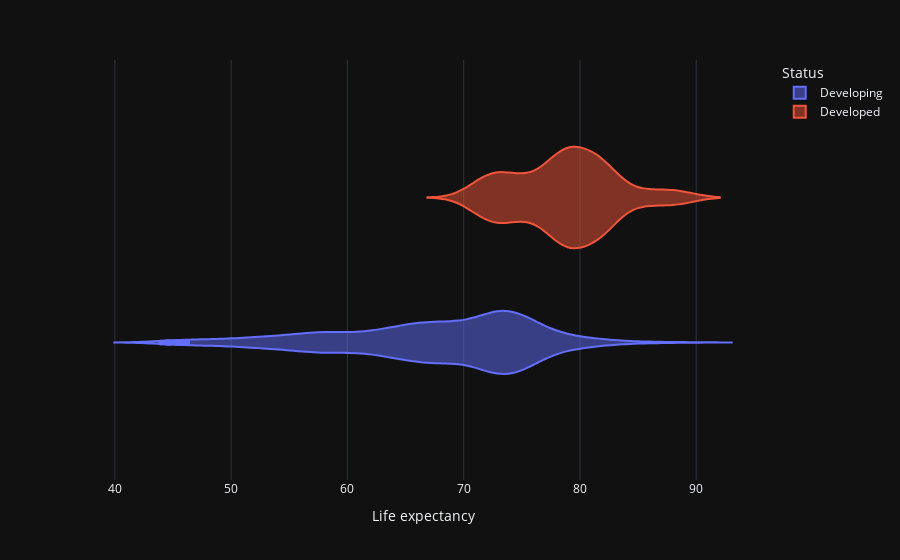

The code cell stored with this chart in its notebook:
### Markdown cell above
this shows that the average life expectancy is between 70 to 80 years

### Code cell
fig=px.violin(df,x='Life expectancy ',color='Status',template='plotly_dark')
fig.show()

### Figure 1 — Plotly figure (JSON) as saved in the notebook; plotly's stock layout.template omitted (floating-point values rounded to 4 significant figures; data arrays with more than 128 entries replaced by an {"elided": "..."} marker saying what was removed)
{"data": [{"alignmentgroup": "True", "box": {"visible": false}, "hovertemplate": "Status=Developing<br>Life expectancy =%{x}<extra></extra>", "legendgroup": "Developing", "marker": {"color": "#636efa"}, "name": "Developing", "offsetgroup": "Developing", "orientation": "h", "scalegroup": "True", "showlegend": true, "type": "violin", "x": {"elided": "1407 float values"}, "x0": " ", "xaxis": "x", "y0": " ", "yaxis": "y"}, {"alignmentgroup": "True", "box": {"visible": false}, "hovertemplate": "Status=Developed<br>Life expectancy =%{x}<extra></extra>", "legendgroup": "Developed", "marker": {"color": "#EF553B"}, "name": "Developed", "offsetgroup": "Developed", "orientation": "h", "scalegroup": "True", "showlegend": true, "type": "violin", "x": {"elided": "242 float values"}, "x0": " ", "xaxis": "x", "y0": " ", "yaxis": "y"}], "layout": {"legend": {"title": {"text": "Status"}, "tracegroupgap": 0}, "margin": {"t": 60}, "violinmode": "group", "xaxis": {"anchor": "y", "domain": [0, 1], "title": {"text": "Life expectancy "}}, "yaxis": {"anchor": "x", "domain": [0, 1]}}}
